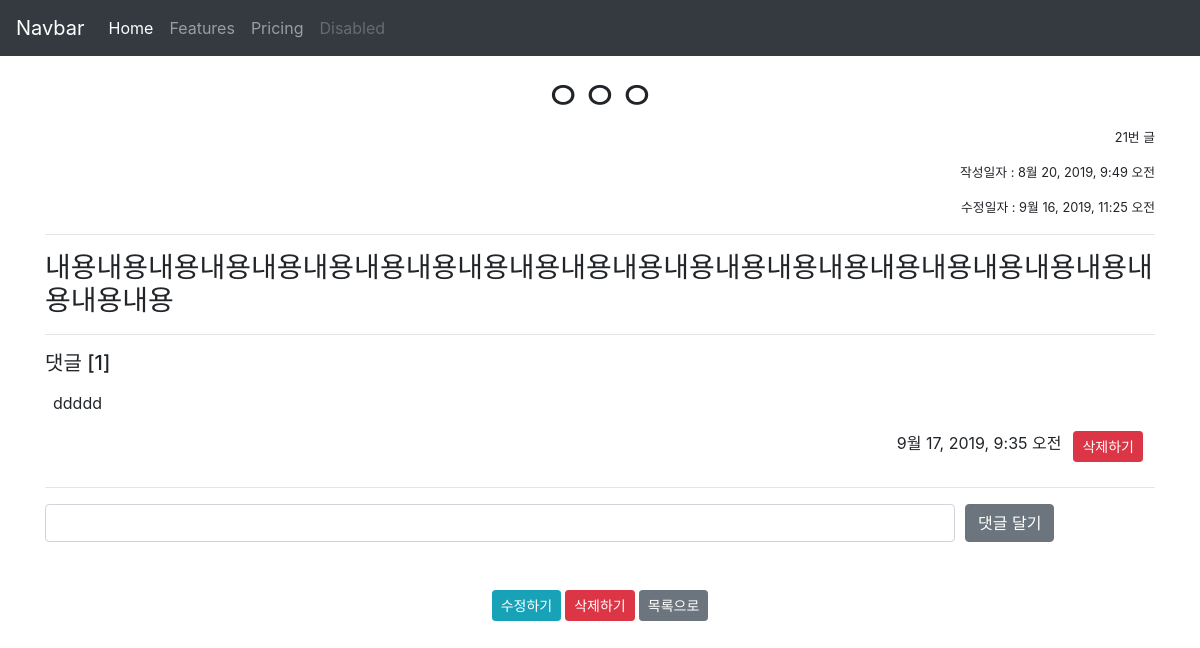
Screenshot of /articles/21/ with the database file from the repository.
### articles/models.py (models this page shows, shortened)
class Article(models.Model):
    title = models.CharField(max_length=10)
    content = models.TextField()
    created_at = models.DateTimeField(auto_now_add=True)
    updated_at = models.DateTimeField(auto_now=True)

class Comment(models.Model):
    content = models.CharField(max_length=140)
    created_at = models.DateTimeField(auto_now_add=True)
    article = models.ForeignKey(Article, on_delete=models.CASCADE)

### articles/views.py (the view)
# urls.py: path('<int:article_pk>/',views.detail, name='detail'),
def detail(request, article_pk):
    article = Article.objects.get(pk=article_pk)
    comments = article.comment_set.all()
    context = {
        'article': article,
        'comments': comments,
    }
    return render(request, 'articles/detail.html', context)

### articles/templates/articles/detail.html (shortened to what this page needs)
{% extends 'articles/base.html' %}
{% block body %}
  <h1 class='text-center mt-3'>{{ article.title }}</h1>
  <p class="text-right" style="font-size:0.8rem" class='id'>{{ article.id }}번 글</p>
  <p class="text-right" style="font-size:0.8rem">작성일자 : {{ article.created_at }}</p>
  <p class="text-right" style="font-size:0.8rem">수정일자 : {{ article.updated_at }}</p>
  <hr>
  <h3 class="my-3">{{ article.content }}</h3>
  <hr>
  <h5>댓글 [{{comments.count}}]</h5>
  <div class="m-2 mt-3">
  {% for comment in comments %}
  <p>{{comment.content}}</p>
  <div class="d-flex justify-content-end">
  <p class="d-inline mr-2">{{comment.created_at}}</p>
  <form class="mx-1 d-inline-block" action="{% url 'articles:comment_delete' article.pk comment.pk %}" method="POST" onclick="return confirm('삭제하시겠습니까?')">
    <input class="btn btn-danger btn-sm" type="submit" value="삭제하기">
  </form>
  </div>
  {% empty %}
    <p>댓글을 작성해 주세요.</p>
  {% endfor %}
  </div>
  <hr>
  <form class="mb-3 mr-3" action="{% url 'articles:comment_create' article.pk %}" method="POST">
    <div class="form-row">
    <div class="col-10">
      <input class="form-control" type="text" name='comment'>
    </div>
    <div  class="col-2">
      <input class="btn btn-secondary" type="submit" value="댓글 달기">
    </div>
  </div>
  </form>
  <div class="d-flex justify-content-center mt-5">
  <a class="btn btn-info btn-sm" href="{% url 'articles:update' article.pk %}">수정하기</a>
  <form class="mx-1 d-inline-block" action="{% url 'articles:delete' article.pk %}" method="POST" onclick="return confirm('삭제하시겠습니까?')">
    <input class="btn btn-danger btn-sm" type="submit" value="삭제하기">
    </form>
  <a class="btn btn-secondary btn-sm" href="{% url 'articles:index' %}">목록으로</a>
  </div>
{% endblock %}

### rows the page displays
Article: title "ㅇㅇㅇ", id "21", created_at "8월 20, 2019, 9:49 오전", updated_at "9월 16, 2019, 11:25 오전", content "내용내용내용내용내용내용내용내용내용내용내용내용내용내용내용내용내용내용내용내용내용내용내용내용", count "1"
Comment: content "ddddd", created_at "9월 17, 2019, 9:35 오전"
